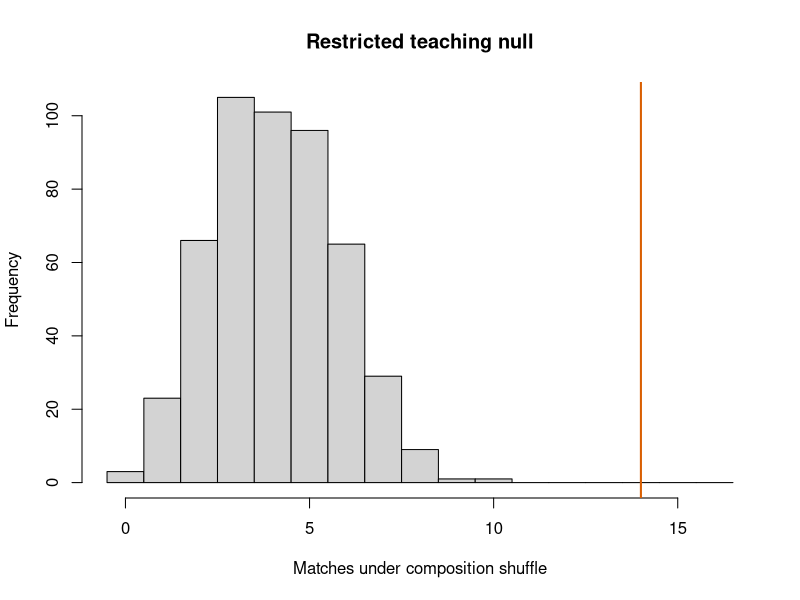

This chart was generated by the following R code:
## ---- chunk 1
a <- strsplit("ACGTACGTACGTACGT","")[[1]]
b <- strsplit("ACGTACGTTCGTACGA","")[[1]]
stopifnot(length(a)==length(b))
observed <- sum(a==b)
c(matches=observed,length=length(a),identity=observed/length(a))
stopifnot(observed==14)
## ---- chunk 2
set.seed(401)
shuffled <- replicate(499,sum(a==sample(b)))
p_mc <- (1+sum(shuffled>=observed))/(length(shuffled)+1)
c(shuffle_mean=mean(shuffled),observed=observed,shuffle_tail=p_mc)
hist(shuffled,breaks=seq(-.5,16.5,1),xlab="Matches under composition shuffle",main="Restricted teaching null")
abline(v=observed,col="#d95f02",lwd=2)
## ---- chunk 3
claims <- data.frame(claim=c("sequence similarity","homology","shared function"),
 evidence=c("explicit aligned comparison","ancestry inference with appropriate context",
 "functional/domain/experimental evidence"))
claims
## ---- chunk 4
low_complexity <- rep('A',16)
set.seed(404)
null_matches <- replicate(100,sum(low_complexity==sample(low_complexity)))
c(identity=1,null_mean=mean(null_matches),
 tail=(1+sum(null_matches>=16))/(length(null_matches)+1))
stopifnot(all(null_matches==16))
